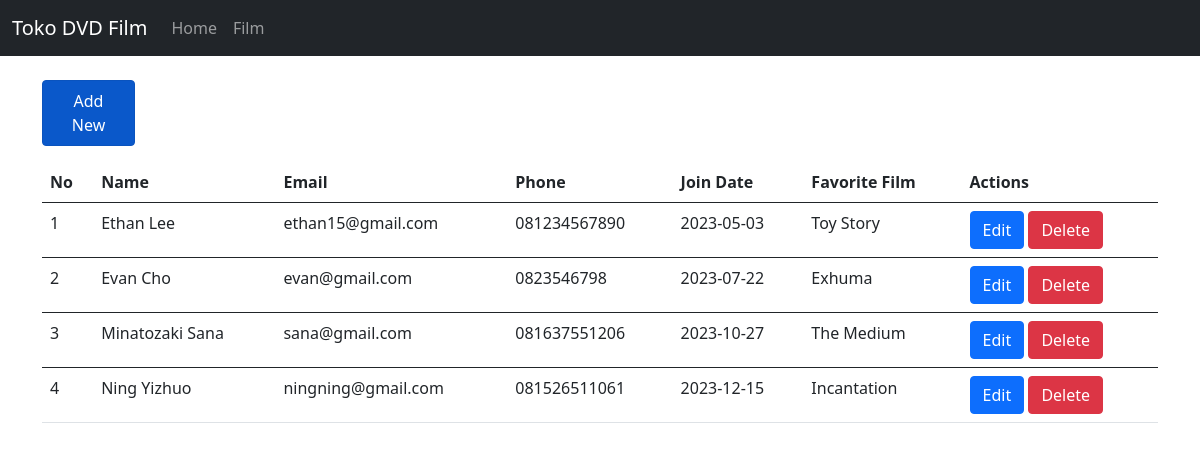
Screenshot of /Program/index.php with the database file from the repository.
### tables this page shows
CREATE TABLE `member` (
  `id_member` int(11) NOT NULL,
  `nama` varchar(100) DEFAULT NULL,
  `email` varchar(100) DEFAULT NULL,
  `no_telp` varchar(20) DEFAULT NULL,
  `tanggal_join` date DEFAULT NULL,
  `id_film` int(11) DEFAULT NULL
);

CREATE TABLE `film` (
  `id_film` int(11) NOT NULL,
  `nama_film` varchar(100) DEFAULT NULL
);

### Program/controllers/Member.controller.php (called while the page is built, shortened)
<?php
include_once "views/Member.view.php";
class MemberController {
    private $member;
    function __construct(){
      $this->member = new Member(conf::$db_host, conf::$db_user, conf::$db_pass, conf::$db_name);
    }
    public function index() {
      $this->member->open();
      $this->member->getAllMember();
      $data = array(
        'member' => array(),
      );
      while($row = $this->member->getResult()){
        array_push($data['member'], $row);
      }
      $view = new MemberView();
      $view->render($data);
    }
}
?>

### Program/views/Member.view.php (the view, shortened to what this page needs)
<?php
include_once "models/Templates.class.php";
class MemberView {
    public function render($members) {
        $header = "
            <tr>
                <th>No</th>
                <th>Name</th>
                <th>Email</th>
                <th>Phone</th>
                <th>Join Date</th>
                <th>Favorite Film</th>
                <th>Actions</th>
            </tr>";
        usort($members['member'], function($a, $b) {
            return $a[0] <=> $b[0];
        });
        $dataMember = null;
        $no = 1;
        if (!empty($members['member'])) {
            foreach ($members['member'] as $val) {
                if (isset($val[0]) && isset($val[1]) && isset($val[2]) && isset($val[3]) && isset($val[4]) && isset($val[5]) && isset($val[6])) {
                    list($id, $nama, $email, $no_telp, $tanggal_join, $id_film, $nama_film) = $val;
                    $dataMember .= "<tbody><tr>
                                        <td>" . $no++ . "</td>
                                        <td>" . $nama . "</td>
                                        <td>" . $email . "</td>
                                        <td>" . $no_telp . "</td>
                                        <td>" . $tanggal_join . "</td>
                                        <td>" . $nama_film . "</td>
                                        <td>
                                            <a href='index.php?id_edit=".$id."' class='btn btn-primary'>Edit</a>
                                            <a href='index.php?id_hapus=".$id."' class='btn btn-danger'>Delete</a>
                                        </td>
                                    </tr></tbody>";
                }
            }
        }
    }
}

### Program/index.php (shortened to what this page needs)
<?php
include_once("models/DB.class.php");
include_once("controllers/Member.controller.php");
$member = new MemberController();
if (isset($_GET['add'])) {
    if ($_SERVER["REQUEST_METHOD"] == "POST" && isset($_POST['submit'])) {
        $result = $member->addData(
            $_POST['nama'],
            $_POST['email'],
            $_POST['no_telp'],
            $_POST['tanggal_join'],
            $_POST['id_film']
        );
        if ($result) {
            header("location:index.php");
            exit();
        } else {
            header("location:index.php");
        }
    } else {
        $member->addForm();
    }
} elseif (!empty($_GET['id_edit'])) {
    $id = $_GET['id_edit'];
    $member->editForm($id);
} else {
    $member->index();
}
?>

### Program/models/Templates.class.php (shortened to what this page needs)
<?php
class Template
{
    var $content = '';
    function __construct($filename='')
    {
        $this->content = implode('', @file($filename));
    }
    function clear()
    {
        $this->content = preg_replace("/DATA_[A-Z|_|0-9]+/", "", $this->content);
    }
    function write()
    {
        print $this->content;
    }
    function replace($old = '', $new = '')
    {
        if (is_int($new)) {
            $value = sprintf("%d", $new);
        }
        elseif (is_float($new)) {
            $value = sprintf("%f", $new);
        }
        elseif (is_array($new)) {
            $value = '';
            foreach ($new as $item) {
                $value .= $item. ' ';
            }
        }
        else {
            $value = $new;
        }
        $this->content = preg_replace("/$old/", $value, $this->content);
    }
}
?>

### rows the page displays
member: nama "Ethan Lee", email "ethan15@gmail.com", no_telp "081234567890", tanggal_join "2023-05-03", id_film.nama_film "Toy Story"
member: nama "Evan Cho", email "evan@gmail.com", no_telp "0823546798", tanggal_join "2023-07-22", id_film.nama_film "Exhuma"
member: nama "Minatozaki Sana", email "sana@gmail.com", no_telp "081637551206", tanggal_join "2023-10-27", id_film.nama_film "The Medium"
member: nama "Ning Yizhuo", email "ningning@gmail.com", no_telp "081526511061", tanggal_join "2023-12-15", id_film.nama_film "Incantation"

### other values shown
$this->content "Toko DVD Film Home Film Add New"
